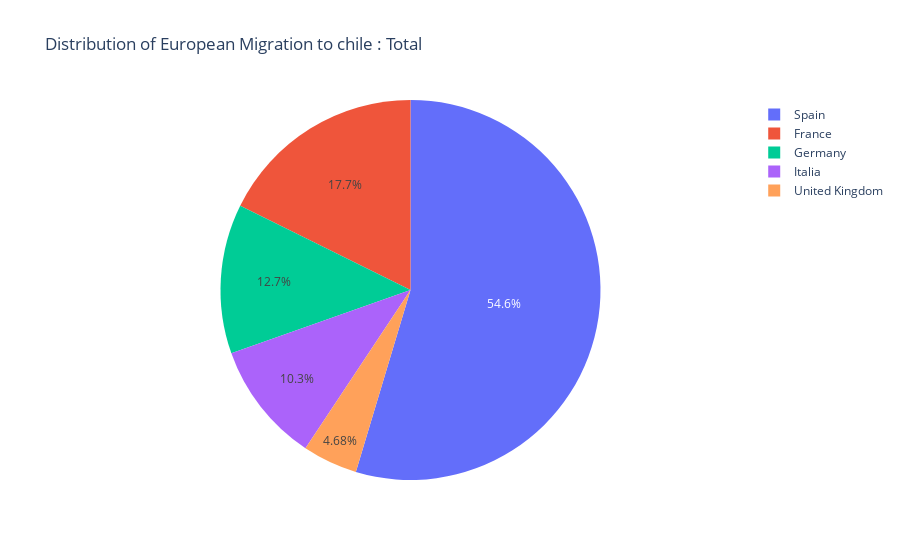

Here is the notebook cell this chart was saved with:
### Markdown cell above
# Pregunta 5
Un Pie chart de migrantes desde los 5 países europeos que aportan más inmigrantes, con cantidad total o cantidad en un año determinado.

### Code cell
# Extraer los 5 países con más migrantes totales de cada continente
df_sorted = df_chi.sort_values(by=['Continent','Total'], ascending = False).groupby('Continent').head(5)
# Filtrar solo los países de Europa
df_europe = df_sorted[df_sorted['Continent'] == 'Europe']
# Cocinar torta 
fig = go.Figure(data=[go.Pie(
    labels=df_europe['Country'],  
    values=df_europe[YEAR_VIS_OPTION],  
)])

fig.update_layout(
    title=f"Distribution of European Migration to chile : {YEAR_VIS_OPTION}",
)

fig.show()

### Figure 1 — Plotly figure (JSON) as saved in the notebook; plotly's stock layout.template omitted (floating-point values rounded to 4 significant figures)
{"data": [{"labels": ["Spain", "France", "Germany", "Italia", "United Kingdom"], "type": "pie", "values": [33103, 10714, 7707, 6221, 2834]}], "layout": {"title": {"text": "Distribution of European Migration to chile : Total"}}}
